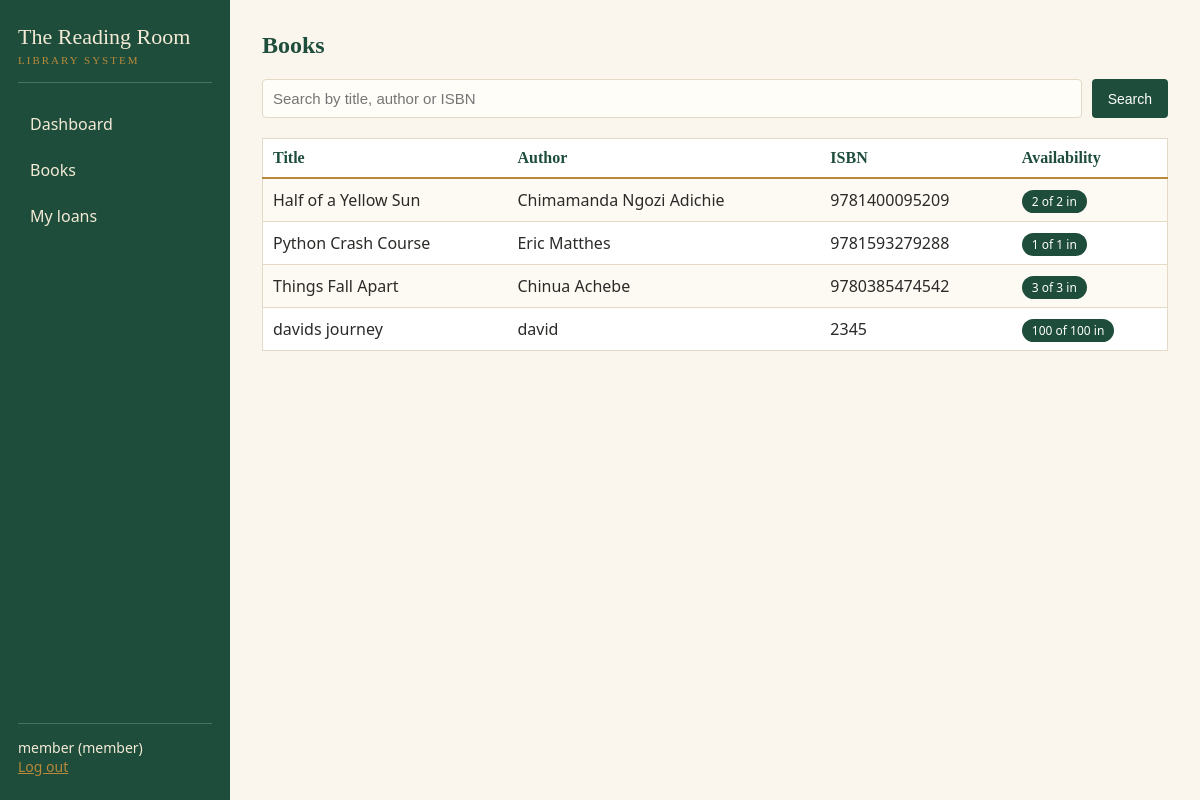
/books (signed in), run on the app's committed database.
### app.py (models this page shows)
class Book(db.Model):
    id = db.Column(db.Integer, primary_key=True)
    title = db.Column(db.String(200), nullable=False)
    author = db.Column(db.String(100), nullable=False)
    isbn = db.Column(db.String(20), unique=True, nullable=False)
    copies_total = db.Column(db.Integer, nullable=False, default=1)
    copies_available = db.Column(db.Integer, nullable=False, default=1)

### app.py (the view)
@app.route("/books")
@login_required
def books():
    q = request.args.get("q", "").strip()
    query = Book.query
    if q:
        like = f"%{q}%"
        query = query.filter(
            db.or_(Book.title.ilike(like), Book.author.ilike(like), Book.isbn.ilike(like))
        )
    all_books = query.order_by(Book.title).all()
    return render_template("books.html", books=all_books, q=q)

### app.py (called while the page is built)
def login_required(view):
    @wraps(view)
    def wrapped(*args, **kwargs):
        if "user_id" not in session:
            flash("Please log in first.")
            return redirect(url_for("login"))
        return view(*args, **kwargs)
    return wrapped

### templates/books.html (shortened to what this page needs)
{% extends "base.html" %}
{% block content %}
<div class="topbar">
    <h2>Books</h2>
</div>
<form class="search-bar" method="GET">
    <input type="text" name="q" value="{{ q }}" placeholder="Search by title, author or ISBN">
    <button type="submit">Search</button>
</form>
<table>
    <tr>
        <th>Title</th>
        <th>Author</th>
        <th>ISBN</th>
        <th>Availability</th>
    </tr>
    {% for book in books %}
    <tr>
        <td>{{ book.title }}</td>
        <td>{{ book.author }}</td>
        <td>{{ book.isbn }}</td>
        <td>
            {% if book.copies_available > 0 %}
                <span class="badge ok">{{ book.copies_available }} of {{ book.copies_total }} in</span>
            {% else %}
                <span class="badge out">All out</span>
            {% endif %}
        </td>
    </tr>
    {% else %}
    <tr><td colspan="5">No books found.</td></tr>
    {% endfor %}
</table>
{% endblock %}

### templates/base.html (shortened to what this page needs)
<!DOCTYPE html>
<html lang="en">
<head>
    <link rel="stylesheet" href="{{ url_for('static', filename='style.css') }}">
</head>
<body class="{{ 'with-sidebar' if session.user_id else 'guest' }}">
{% if session.user_id %}
<aside class="sidebar">
    <div class="brand">The Reading Room<small>Library System</small></div>
        <nav>
        <a href="{{ url_for('dashboard') }}">Dashboard</a>
        <a href="{{ url_for('books') }}">Books</a>
        {% if session.role == 'admin' %}
            <a href="{{ url_for('add_book') }}">Add a book</a>
            <a href="{{ url_for('issue_book') }}">Issue a book</a>
            <a href="{{ url_for('loans') }}">All loans</a>
                        <a href="{{ url_for('manage_members') }}">Members</a>
            <a href="{{ url_for('admin_area') }}">Admin</a>
        {% else %}
            <a href="{{ url_for('my_loans') }}">My loans</a>
        {% endif %}
    </nav>
    <div class="user-box">
        {{ session.username }} ({{ session.role }})<br>
        <a href="{{ url_for('logout') }}">Log out</a>
    </div>
</aside>
{% endif %}
<main class="content">
    {% block content %}{% endblock %}
</main>
</body>
</html>

### static/style.css (style rules this page uses)
:root { --paper: #faf6ee; --ink: #2b2a28; --green: #1e4d3b; --green-dark: #153829; --gold: #b8893a; --line: #e3d9c6; --red: #8c2f39; }
* { box-sizing: border-box; }
body { margin: 0; background: var(--paper); color: var(--ink); font-family: "Segoe UI", Arial, sans-serif; }
h1, h2, h3 { font-family: Georgia, "Times New Roman", serif; color: var(--green); }
.sidebar { position: fixed; top: 0; left: 0; bottom: 0; width: 230px; background: var(--green); color: #f3ead6; display: flex; flex-direction: column; padding: 24px 18px; }
.brand { font-family: Georgia, serif; font-size: 22px; border-bottom: 1px solid rgba(255, 255, 255, 0.2); padding-bottom: 16px; margin-bottom: 20px; }
.brand small { display: block; font-size: 11px; color: var(--gold); letter-spacing: 2px; text-transform: uppercase; margin-top: 4px; }
.sidebar nav a { display: block; color: #f3ead6; text-decoration: none; padding: 10px 12px; border-radius: 6px; margin-bottom: 4px; }
.user-box { margin-top: auto; font-size: 14px; border-top: 1px solid rgba(255, 255, 255, 0.2); padding-top: 14px; }
.user-box a { color: var(--gold); }
.content { padding: 32px; }
body.with-sidebar .content { margin-left: 230px; max-width: 1100px; }
input { width: 100%; padding: 10px; margin: 6px 0 14px; border: 1px solid var(--line); border-radius: 4px; background: #fffdf8; font-size: 15px; }
.search-bar { display: flex; gap: 10px; margin-bottom: 20px; }
.search-bar input { margin: 0; flex: 1; }
.btn, button { background: var(--green); color: #fff; border: none; padding: 9px 16px; border-radius: 4px; cursor: pointer; text-decoration: none; font-size: 14px; display: inline-block; }
.topbar { display: flex; justify-content: space-between; align-items: center; margin-bottom: 20px; }
.topbar h2 { margin: 0; }
table { width: 100%; border-collapse: collapse; background: #fff; border: 1px solid var(--line); }
th { text-align: left; font-family: Georgia, serif; color: var(--green); border-bottom: 2px solid var(--gold); padding: 10px; }
td { padding: 10px; border-bottom: 1px solid var(--line); }
tr:nth-child(even) td { background: #fdfaf3; }
.badge { padding: 3px 10px; border-radius: 12px; font-size: 12px; color: #fff; }
.badge.ok { background: var(--green); }

### data on the page
Book: title "Half of a Yellow Sun", author "Chimamanda Ngozi Adichie", isbn "9781400095209", copies_available "2", copies_total "2"
Book: title "Python Crash Course", author "Eric Matthes", isbn "9781593279288", copies_available "1", copies_total "1"
Book: title "Things Fall Apart", author "Chinua Achebe", isbn "9780385474542", copies_available "3", copies_total "3"
Book: title "davids journey", author "david", isbn "2345", copies_available "100", copies_total "100"

### other printed values
{{ session.username }} "member"
{{ session.role }} "member"
